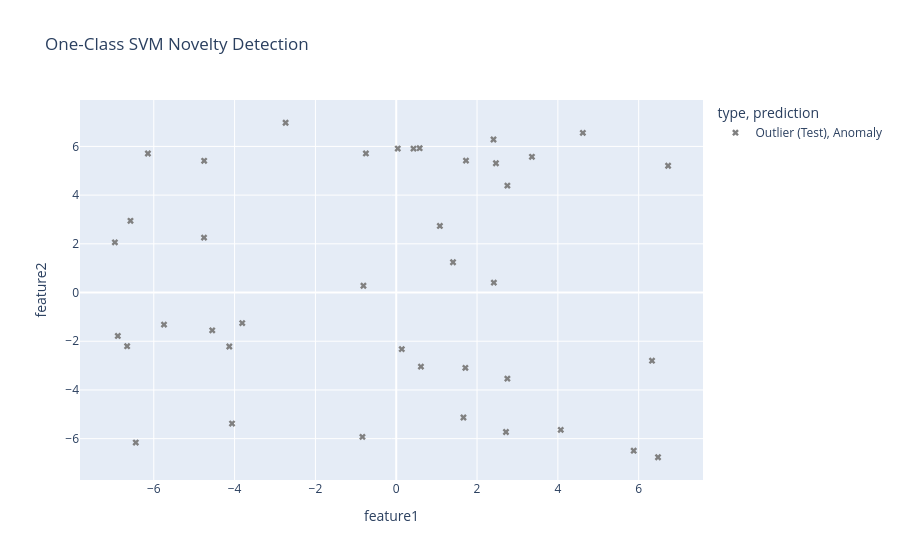

The notebook cell this image was saved under:
### Markdown cell above
---

### 2. One-Class SVM (원클래스 SVM)

#### 🧠 개념 이해하기

"정상 데이터만 보고 '정상의 기준'을 배울 수 있을까?"

**One-Class SVM**은 이 질문에 "그렇다"고 답하는 알고리즘입니다. 

이름에서 알 수 있듯이, 이 모델은 **오직 하나의 클래스(정상 데이터)만을 사용하여 학습**합니다. 

전통적인 SVM이 두 클래스를 나누는 최적의 경계(hyperplane)를 찾는 것을 목표로 한다면, One-Class SVM은 **정상 데이터들을 최대한 감싸는 가장 작은 경계(boundary)**를 찾는 것을 목표로 합니다.  학습이 완료되면, 이 경계 안에 들어오는 새로운 데이터는 '정상'으로, 경계 밖에 위치하는 데이터는 '이상(novelty)'으로 판단합니다. 

이러한 특성 때문에 One-Class SVM은 **Novelty Detection(신규성 탐지)**, 즉 '과거에 보지 못했던 새로운 패턴 탐지'에 특히 유용합니다.

<img src="./images/one-class-svm-concept.png" width="500px">

-   **장점**: 데이터의 분포가 복잡하고 비선형적인 경우에도 커널 트릭을 통해 유연한 경계를 만들 수 있습니다.
-   **주요 하이퍼파라미터**
    -   `kernel`: 데이터의 분포를 매핑할 커널 함수를 지정합니다. 비선형 데이터에는 `rbf`(방사 기저 함수)가 주로 사용됩니다. 
    -   `nu` (뉴): `contamination`과 유사하지만 더 중요한 의미를 갖습니다. **(1) 훈련 데이터에서 이상치로 간주될 비율의 상한선**이자, **(2) 서포트 벡터(경계를 결정하는 데이터) 비율의 하한선**을 의미합니다.  0과 1 사이의 값으로, 예를 들어 `nu=0.1`로 설정하면 훈련 데이터의 최대 10%까지는 경계 밖에 놓이는 것을 허용합니다.  이 값이 클수록 경계가 타이트해져 이상치를 더 많이 탐지하게 됩니다. 
    -   `gamma`: `rbf` 커널에 사용되는 파라미터로, 하나의 훈련 샘플이 미치는 영향의 범위를 조절합니다.  값이 클수록 경계가 데이터에 더 가깝게 구불구불하게 만들어져 과적합(overfitting)될 수 있고, 작을수록 경계가 완만해집니다. 

#### 💻 코드 예시 (scikit-learn)

One-Class SVM은 **정상 데이터로만 학습**하는 것이 핵심입니다.  아래 예제에서는 정상 데이터(`X_train`)와 이상치 데이터(`X_outliers`)를 분리하여 모델을 학습하고 평가합니다.

### Code cell
import numpy as np
import pandas as pd
import plotly.express as px
from sklearn.svm import OneClassSVM

# 1) 합성 데이터 준비 (정상 데이터 + 이상치)
rng = np.random.RandomState(0)
# 원형으로 분포된 정상 데이터 생성
X_train = 0.4 * rng.randn(200, 2)
X_train = np.r_[X_train + 3, X_train - 3]

# 주변에 산발적으로 존재하는 이상치 데이터 생성
X_outliers = rng.uniform(low=-7, high=7, size=(40, 2))

# 2) One-Class SVM 모델 학습 (⭐ 정상 데이터만 사용!)
# 훈련 데이터의 10%를 이상치로 허용하도록 설정
model = OneClassSVM(kernel='rbf', nu=0.1, gamma=0.1)
model.fit(X_train)

# 3) 새로운 데이터(이상치 후보)에 대한 예측
y_pred_outliers = model.predict(X_outliers) # 정상 = 1, 이상치 = -1

# 4) 결과 확인
print(f"임의 이상치 데이터 중 이상치로 예측된 비율: {np.mean(y_pred_outliers == -1) * 100:.2f}%")

# 5) 시각화
# 훈련 데이터(정상)와 테스트 데이터(이상치)를 합쳐서 데이터프레임 생성
df_train = pd.DataFrame(X_train, columns=['feature1', 'feature2'])
df_train['type'] = 'Normal (Train)'

df_outliers = pd.DataFrame(X_outliers, columns=['feature1', 'feature2'])
df_outliers['type'] = 'Outlier (Test)'
df_outliers['prediction'] = ['Anomaly' if p == -1 else 'Normal' for p in y_pred_outliers]

df_combined = pd.concat([df_train, df_outliers])

fig = px.scatter(df_combined, x='feature1', y='feature2', color='type', symbol='prediction',
                 title='One-Class SVM Novelty Detection',
                 color_discrete_map={'Normal (Train)': 'blue', 'Outlier (Test)': 'gray'},
                 symbol_map={'Normal': 'circle', 'Anomaly': 'x'})
fig.update_traces(selector=dict(name='Outlier (Test)'), marker_color='red', marker_size=8)
fig.show()

### Figure 1 — Plotly figure (JSON) as saved in the notebook; plotly's stock layout.template omitted (floating-point values rounded to 4 significant figures)
{"data": [{"hovertemplate": "type=Outlier (Test)<br>prediction=Anomaly<br>feature1=%{x}<br>feature2=%{y}<extra></extra>", "legendgroup": "Outlier (Test), Anomaly", "marker": {"color": "gray", "symbol": "x"}, "mode": "markers", "name": "Outlier (Test), Anomaly", "orientation": "v", "showlegend": true, "type": "scatter", "x": [-4.131, 2.467, 0.6115, -6.577, -6.89, 0.4275, -5.747, -6.66, 1.711, -4.064, 1.08, 2.407, -6.962, 1.405, 6.479, 2.751, 0.1373, 4.072, -0.8115, 2.715, -3.811, 1.726, 1.664, 6.728, 0.03809, 0.5793, 4.619, 5.877, -4.553, 6.33, -4.753, -0.7505, -4.757, -0.8363, 2.75, -6.445, -6.145, 3.358, 2.416, -2.738], "xaxis": "x", "y": [-2.216, 5.309, -3.042, 2.945, -1.782, 5.91, -1.317, -2.203, -3.093, -5.38, 2.734, 6.284, 2.061, 1.242, -6.764, 4.392, -2.324, -5.639, 0.2793, -5.728, -1.256, 5.417, -5.132, 5.205, 5.913, 5.926, 6.556, -6.496, -1.552, -2.8, 5.408, 5.71, 2.256, -5.929, -3.536, -6.161, 5.708, 5.573, 0.4052, 6.971], "yaxis": "y"}], "layout": {"legend": {"title": {"text": "type, prediction"}, "tracegroupgap": 0}, "title": {"text": "One-Class SVM Novelty Detection"}, "xaxis": {"anchor": "y", "domain": [0, 1], "title": {"text": "feature1"}}, "yaxis": {"anchor": "x", "domain": [0, 1], "title": {"text": "feature2"}}}}
